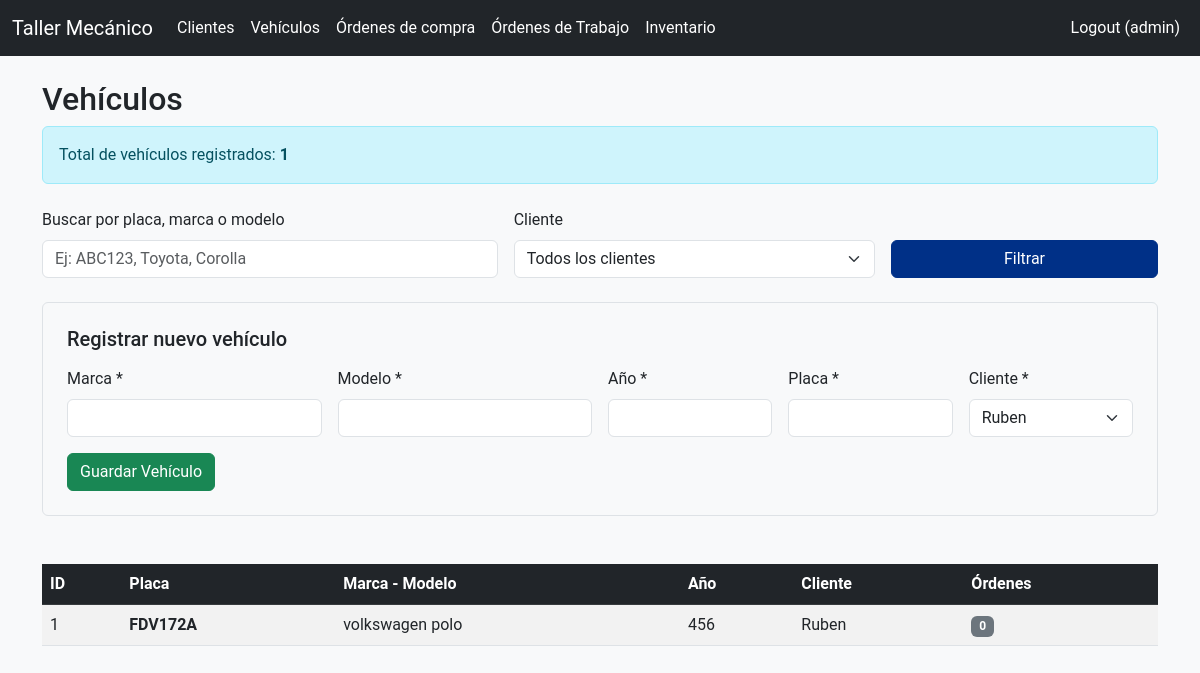
/vehiculos (signed in), run on the app's committed database.
### models.py (models this page shows, shortened)
class User(db.Model, UserMixin):
    id = db.Column(db.Integer, primary_key=True)
    username = db.Column(db.String(50), unique=True, nullable=False)
    password_hash = db.Column(db.String(128), nullable=False)

class Vehiculo(db.Model):
    id = db.Column(db.Integer, primary_key=True)
    marca = db.Column(db.String(50), nullable=False)
    modelo = db.Column(db.String(50), nullable=False)
    ano = db.Column(db.Integer, nullable=False)
    placa = db.Column(db.String(20), unique=True, nullable=False)
    kms_actual = db.Column(db.Integer)
    cliente_id = db.Column(db.Integer, db.ForeignKey('cliente.id'), nullable=False)
    ordenes_trabajo = db.relationship('OrdenTrabajo', backref='vehiculo', lazy=True)

class Cliente(db.Model):
    id = db.Column(db.Integer, primary_key=True)
    nombre = db.Column(db.String(100), nullable=False)
    telefono = db.Column(db.String(20))
    email = db.Column(db.String(100))
    vehiculos = db.relationship('Vehiculo', backref='cliente', lazy=True)

### app.py (the view, shortened to what this page needs)
@app.route('/vehiculos', methods=['GET', 'POST'])
@login_required
def vehiculos():
    page = request.args.get('page', 1, type=int)
    busqueda = request.args.get('busqueda', '').strip()
    filtro_cliente = request.args.get('cliente_id', 'todos')
    query = Vehiculo.query
    if filtro_cliente != 'todos':
        try:
            cliente_id = int(filtro_cliente)
            query = query.filter(Vehiculo.cliente_id == cliente_id)
        except ValueError:
            pass
    query = query.order_by(Vehiculo.placa.asc())
    paginacion = query.paginate(page=page, per_page=20, error_out=False)
    vehiculos_lista = paginacion.items
    clientes = Cliente.query.order_by(Cliente.nombre.asc()).all()
    total_vehiculos = Vehiculo.query.count()
    return render_template('vehiculos.html',
                           vehiculos=vehiculos_lista,
                           paginacion=paginacion,
                           busqueda=busqueda,
                           clientes=clientes,
                           filtro_cliente=filtro_cliente,
                           total_vehiculos=total_vehiculos)

### app.py (called while the page is built)
@login_manager.user_loader
def load_user(user_id):
    return User.query.get(int(user_id))

def get_dashboard_counts():
    from models import OrdenTrabajo, Inventario
    pendientes = OrdenTrabajo.query.filter_by(estado='Pendiente').count()
    en_progreso = OrdenTrabajo.query.filter_by(estado='En progreso').count()
    critico_stock = Inventario.query.filter(Inventario.cantidad <= 5).count()
    return {
        'pendientes': pendientes,
        'en_progreso': en_progreso,
        'critico_stock': critico_stock
    }

@app.context_processor
def inject_dashboard_counts():
    return dict(dashboard_counts=get_dashboard_counts())

### templates/vehiculos.html (shortened to what this page needs)
{% extends 'base.html' %}
{% block content %}
<h2>Vehículos</h2>
<div class="alert alert-info mb-4">
    Total de vehículos registrados: <strong>{{ total_vehiculos }}</strong>
</div>
<form method="GET" class="mb-4">
    <div class="row g-3">
        <div class="col-md-5">
            <label for="busqueda" class="form-label">Buscar por placa, marca o modelo</label>
            <input type="text" class="form-control" id="busqueda" name="busqueda" value="{{ busqueda }}" placeholder="Ej: ABC123, Toyota, Corolla">
        </div>
        <div class="col-md-4">
            <label for="cliente_id" class="form-label">Cliente</label>
            <select class="form-select" id="cliente_id" name="cliente_id">
                <option value="todos">Todos los clientes</option>
            </select>
        </div>
        <div class="col-md-3 d-flex align-items-end">
            <button type="submit" class="btn btn-primary w-100">Filtrar</button>
        </div>
    </div>
</form>
<form method="POST" class="mb-5 border p-4 rounded bg-light">
    <h5 class="mb-3">Registrar nuevo vehículo</h5>
    <div class="row g-3">
        <div class="col-md-3">
            <label for="marca" class="form-label">Marca *</label>
            <input type="text" class="form-control" id="marca" name="marca" required>
        </div>
        <div class="col-md-3">
            <label for="modelo" class="form-label">Modelo *</label>
            <input type="text" class="form-control" id="modelo" name="modelo" required>
        </div>
        <div class="col-md-2">
            <label for="ano" class="form-label">Año *</label>
            <input type="number" class="form-control" id="ano" name="ano" required>
        </div>
        <div class="col-md-2">
            <label for="placa" class="form-label">Placa *</label>
            <input type="text" class="form-control" id="placa" name="placa" required>
        </div>
        <div class="col-md-2">
            <label for="cliente_id" class="form-label">Cliente *</label>
            <select class="form-select" id="cliente_id" name="cliente_id" required>
                {% for cliente in clientes %}
                <option value="{{ cliente.id }}">{{ cliente.nombre }}</option>
                {% endfor %}
            </select>
        </div>
    </div>
    <div class="mt-3">
        <button type="submit" class="btn btn-success">Guardar Vehículo</button>
    </div>
</form>
<div class="table-responsive">
    <table class="table table-striped table-hover">
        <thead class="table-dark">
            <tr>
                <th>ID</th>
                <th>Placa</th>
                <th>Marca - Modelo</th>
                <th>Año</th>
                <th>Cliente</th>
                <th>Órdenes</th>
            </tr>
        </thead>
        <tbody>
            {% for vehiculo in vehiculos %}
            <tr>
                <td>{{ vehiculo.id }}</td>
                <td><strong>{{ vehiculo.placa }}</strong></td>
                <td>{{ vehiculo.marca }} {{ vehiculo.modelo }}</td>
                <td>{{ vehiculo.ano }}</td>
                <td>{{ vehiculo.cliente.nombre }}</td>
                <td>
                    {% if vehiculo.ordenes_servicio %}
                        <span class="badge bg-primary">{{ vehiculo.ordenes_servicio|length }}</span>
                    {% else %}
                        <span class="badge bg-secondary">0</span>
                    {% endif %}
                </td>
            </tr>
            {% else %}
            <tr><td colspan="6" class="text-center py-4">No hay vehículos que coincidan con los filtros</td></tr>
            {% endfor %}
        </tbody>
    </table>
</div>
{% endblock %}

### templates/base.html (shortened to what this page needs)
<!DOCTYPE html>
<html lang="es">
<head>
    <link href="https://cdn.jsdelivr.net/npm/bootstrap@5.3.0/dist/css/bootstrap.min.css" rel="stylesheet">
    <link rel="stylesheet" href="{{ url_for('static', filename='styles.css') }}">
</head>
<body>
    {% if current_user.is_authenticated %}
        <nav class="navbar navbar-expand-lg navbar-dark bg-dark">
            <div class="container-fluid">
                <a class="navbar-brand" href="/">Taller Mecánico</a>
                <div class="collapse navbar-collapse" id="navbarNav">
                    <ul class="navbar-nav me-auto">
                        <li class="nav-item"><a class="nav-link" href="/clientes">Clientes</a></li>
                        <li class="nav-item"><a class="nav-link" href="/vehiculos">Vehículos</a></li>
                        <li class="nav-item"><a class="nav-link" href="/ordenes_compra">Órdenes de compra</a></li>
                        <li class="nav-item"><a class="nav-link" href="/ordenes_servicio">Órdenes de Trabajo</a></li>
                        <li class="nav-item"><a class="nav-link" href="/inventarios">Inventario</a></li>
                    </ul>
                    <ul class="navbar-nav ms-auto">
                        <li class="nav-item"><a class="nav-link" href="{{ url_for('logout') }}">Logout ({{ current_user.username }})</a></li>
                    </ul>
                </div>
            </div>
        </nav>
    {% endif %}
    <div class="container mt-4">
        {% block content %}{% endblock %}
    </div>
</body>
</html>

### static/styles.css (style rules this page uses)
:root { --primary: #003087; --secondary: #c8102e; --accent: #ff8c00; --dark: #212529; --gray: #6c757d; --light: #f8f9fa; --white: #ffffff; }
body { background-color: var(--light); color: var(--dark); font-family: 'Roboto', sans-serif; }
.navbar { background-color: var(--dark) !important; }
.navbar-brand, .nav-link { color: var(--white) !important; }
.btn-primary { background-color: var(--primary); border-color: var(--primary); }
.btn-success { background-color: #198754; }
.table thead { background-color: var(--primary); color: white; }

### data on the page
User: username "admin"
Vehiculo: id "1", placa "FDV172A", marca "volkswagen", modelo "polo", ano "456", cliente.nombre "Ruben"

### other printed values
{{ total_vehiculos }} "1"
form field cliente_id "Ruben"
